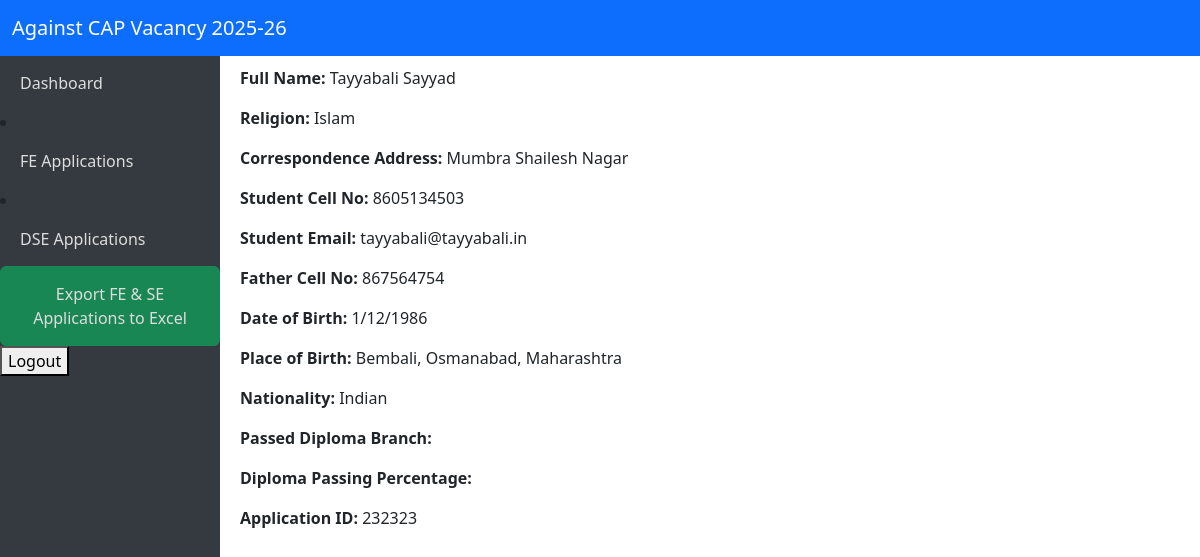
Page /first-year/details/ (signed in) on the committed database.
### admissionapp/models.py (models this page shows, shortened)
class FirstYearAdmission(models.Model):
    user = models.OneToOneField(User, on_delete=models.CASCADE, related_name='first_year_application')
    full_name = models.CharField(max_length=255)  # Full name of student
    religion = models.CharField(max_length=100)
    correspondence_address = models.TextField()
    student_cell_no = models.CharField(max_length=15)
    student_email = models.EmailField()
    father_cell_no = models.CharField(max_length=15)
    dob_day = models.PositiveSmallIntegerField()
    dob_month = models.PositiveSmallIntegerField()
    dob_year = models.PositiveSmallIntegerField()
    place_of_birth = models.CharField(max_length=255)  # Place of Birth including District and State in single text
    nationality = models.CharField(max_length=100)
    mht_cet_percentile = models.DecimalField(max_digits=10, decimal_places=7)
    state_merit_no = models.CharField(max_length=50)
    application_id = models.CharField(max_length=50, unique=True)  # Application ID - likely unique
    submitted_at = models.DateTimeField(auto_now_add=True)  # keep track submission time

### admissionapp/views.py (the view)
# urls.py: path('first-year/details/', views.first_year_admission_detail, name='first_year_admission_detail'),
@login_required
def first_year_admission_detail(request):
    try:
        app = request.user.first_year_application
    except FirstYearAdmission.DoesNotExist:
        return redirect('admissionapp:first_year_admission')
    return render(request, 'first_year_detail.html', {'app': app})

### templates/first_year_detail.html
{% extends 'base.html' %}
{% block content %}
<h2>First Year Admission Detail</h2>
<p><strong>Full Name:</strong> {{ app.full_name }}</p>
<p><strong>Religion:</strong> {{ app.religion }}</p>
<p><strong>Correspondence Address:</strong> {{ app.correspondence_address }}</p>
<p><strong>Student Cell No:</strong> {{ app.student_cell_no }}</p>
<p><strong>Student Email:</strong> {{ app.student_email }}</p>
<p><strong>Father Cell No:</strong> {{ app.father_cell_no }}</p>
<p><strong>Date of Birth:</strong> {{ app.dob_day }}/{{ app.dob_month }}/{{ app.dob_year }}</p>
<p><strong>Place of Birth:</strong> {{ app.place_of_birth }}</p>
<p><strong>Nationality:</strong> {{ app.nationality }}</p>
<p><strong>Passed Diploma Branch:</strong> {{ app.passed_diploma_branch }}</p>
<p><strong>Diploma Passing Percentage:</strong> {{ app.diploma_passing_percentage }}</p>
<p><strong>Application ID:</strong> {{ app.application_id }}</p>
{% endblock %}

### templates/base.html (style rules this page uses)
body { overflow-x: hidden; }

### rows in the picture
FirstYearAdmission: full_name "Tayyabali Sayyad", religion "Islam", correspondence_address "Mumbra Shailesh Nagar", student_cell_no "8605134503", student_email "tayyabali@tayyabali.in", father_cell_no "867564754", dob_day "1", dob_month "12", dob_year "1986", place_of_birth "Bembali, Osmanabad, Maharashtra", nationality "Indian", application_id "232323"
